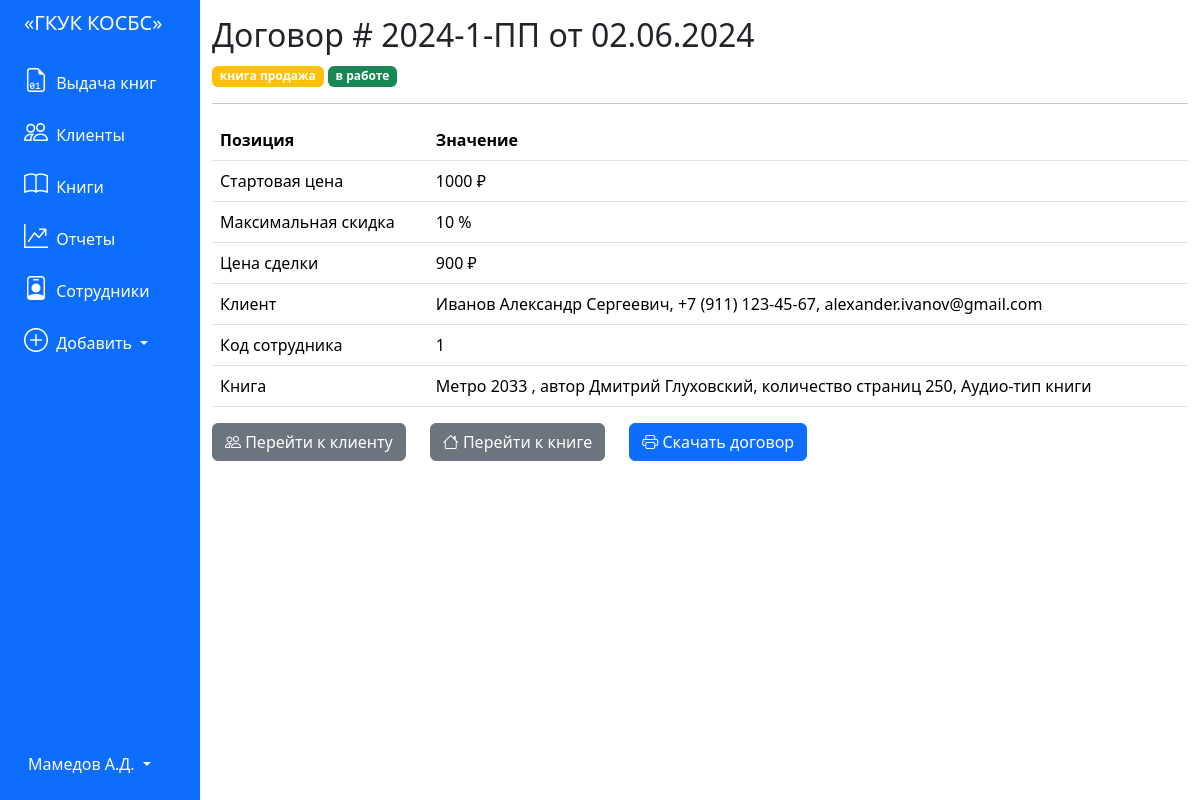
/contract/20, run on the app's committed database.
### tables this page shows
CREATE TABLE "contracts" (
	"id_contract"	INTEGER,
	"number"	TEXT,
	"date"	TEXT,
	"deal_type"	TEXT,
	"start_price"	INTEGER,
	"discount"	INTEGER,
	"deal_status"	BLOB,
	"finish_price"	INTEGER,
	"book_id"	INTEGER,
	"client_id"	INTEGER,
	"employee_id"	INTEGER,
	PRIMARY KEY("id_contract" AUTOINCREMENT)
);

CREATE TABLE 'clients' (
	"id_client" INTEGER PRIMARY KEY AUTOINCREMENT,
	'name' TEXT,
	'email' TEXT,
	'phone_number' TEXT,
	'passport' TEXT
);

CREATE TABLE "books" (
	"id_book"	INTEGER,
	"book_name"	TEXT,
	"pages"	INTEGER,
	"author"	TEXT,
	"type_of_book"	TEXT,
	"description"	TEXT,
	"client_id"	INTEGER,
	PRIMARY KEY("id_book" AUTOINCREMENT)
);

### app.py (the view)
@app.route('/contract/<int:contract_id>')
def contract(contract_id):
    pos = get_contract(contract_id)
    return render_template('contract.html', contract=pos)

### app.py (called while the page is built)
def get_db_connection():
    conn = sqlite3.connect('database.db')
    conn.row_factory = sqlite3.Row
    return conn

def get_contract(item_id):
    conn = get_db_connection()
    item = conn.execute("""SELECT * FROM contracts, books, clients
        WHERE contracts.book_id = books.id_book and contracts.client_id = clients.id_client and contracts.id_contract = ?
                        """, (item_id,)).fetchone()
    conn.close()
    if item is None:
        abort(404)
    return item

### templates/contract.html
{% extends 'base.html' %}
{% block content %}
<h2>{% block title %} Договор # {{ contract['number'] }} от {{ contract['date'] }} {% endblock %}</h2>
<span class="badge bg-warning">{{ contract['deal_type'] }}</span>
{% if contract['deal_status']==False %}
<span class="badge bg-success"> в работе </span>
{% else %}
<span class="badge bg-danger"> сделка завершена </span>
{% endif %}
<hr>
<table class="table">
    <thead>
        <tr>
            <th scope="col">Позиция</th>
            <th scope="col">Значение</th>
        </tr>
    </thead>
    <tbody>
        <tr>
            <td>Стартовая цена</th>
            <td>{{ contract['start_price'] }} ₽</th>
        </tr>
        <tr>
            <td>Максимальная скидка</th>
            <td>{{ contract['discount'] }} %</th>
        </tr>
        <tr>
            <td>Цена сделки</th>
            <td>{{ contract['finish_price'] }} ₽</th>
        </tr>
        <tr>
            <td>Клиент</th>
            <td>{{ contract['name'] }}, {{ contract['phone_number'] }}, {{ contract['email'] }}</th>
        </tr>
        <tr>
            <td>Код сотрудника</th>
            <td>{{ contract['employee_id'] }} </th>
        </tr>
        <tr>
            <td>Книга</th>
            <td>{{ contract['book_name'] }}, автор {{ contract['author'] }}, количество страниц {{ contract['pages'] }}, {{
                contract['type_of_book'] }}-тип книги</th>
        </tr>
    </tbody>
</table>
<div class="row">
    <div class="col-auto">
        <a href="/clients">
            <button type="submit" class="btn btn-secondary"><i class="bi-people"></i> Перейти к клиенту</button>
        </a>
    </div>
    <div class="col-auto">
        <a href="{{ url_for('book', book_id=contract['id_book']) }}">
            <button type="submit" class="btn btn-secondary"><i class="bi-house"></i> Перейти к книге</button>
        </a>
    </div>
    <div class="col-auto">
        <a href="{{ url_for('generate_contract', id_contract=contract['id_contract']) }}">
            <button type="submit" class="btn btn-primary"><i class="bi-printer"></i> Скачать договор</button>
        </a>
    </div>
</div>
{% endblock %}

### data on the page
contracts: number "2024-1-ПП", date "02.06.2024", deal_type "книга продажа", start_price "1000", discount "10", finish_price "900", employee_id "1"
clients: name "Иванов Александр Сергеевич", phone_number "+7 (911) 123-45-67", email "alexander.ivanov@gmail.com"
books: book_name "Метро 2033", author "Дмитрий Глуховский", pages "250", type_of_book "Аудио"
